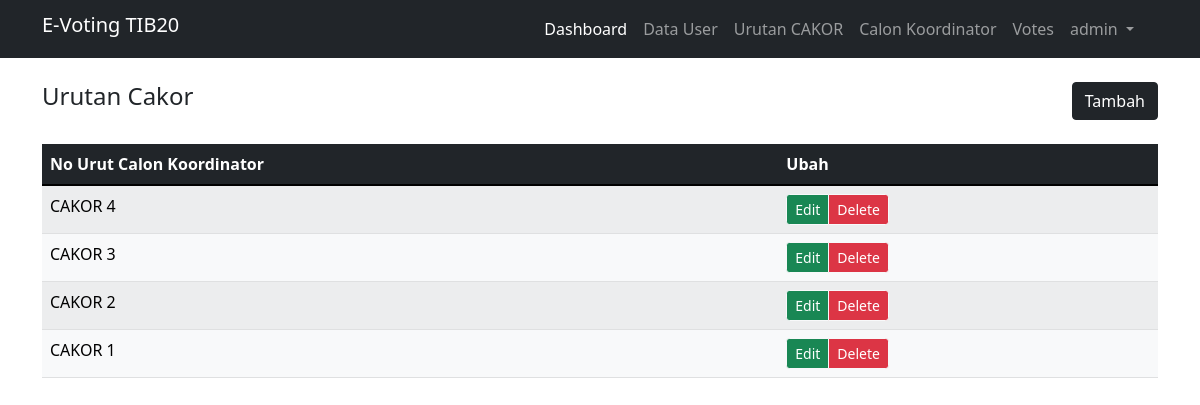
The app's page /EvotingKel7/back/index.php?page=cakor (signed in) with its own data.
### tables this page shows
CREATE TABLE `cakor` (
  `id_ckr` int(12) NOT NULL,
  `nu_ckr` varchar(50) NOT NULL
);

### EvotingKel7/back/cakor/index.php (the view, shortened to what this page needs)
<?php
        if($_SESSION['jns_usr'] == "admin"){
        ?>
<div class="row">
    <div class="col-md-12">
        <div class="d-flex justify-content-between">
            <h4>Urutan Cakor</h4>
            <a href="index.php?page=cakor_create" class="btn btn-dark">Tambah</a>
        </div>
        <br>
        <div class="table-responsive">
            <table class="table table-light table-striped">
                <thead>
                    <tr class="table-dark">
                        <th>No Urut Calon Koordinator</th>
                        <th>Ubah</th>
                    </tr>
                </thead>
                <tbody>
                    <?php
                        $query = mysqli_query($koneksi, "SELECT * FROM cakor ORDER BY nu_ckr DESC");
                        if (mysqli_num_rows($query) > 0) {
                            foreach ($query as $data){
                    ?>
                    <tr>
                        <td><?= $data['nu_ckr'] ?></td>
                        <td>
                            <div class="btn-group">
                                <a href="index.php?page=cakor_edit&id=<?= $data['id_ckr'] ?>"
                                    class="btn btn-sm btn-success border-light">Edit</a>
                                <a href="index.php?page=cakor_delete&id=<?= $data['id_ckr'] ?>"
                                    class="btn btn-sm btn-danger border-light"
                                    onclick="return confirm('Apakah anda yakin ingin menghapus data ini ?')">Delete</a>
                            </div>
                        </td>
                    </tr>
                    <?php
                            }
                        }
                    ?>
                </tbody>
            </table>
        </div>
    </div>
</div>
<?php
} else if($_SESSION['jns_usr'] == "mhs") {
    ?> <script>
window.location.href = 'index.php';
</script>
<?php
          }
           ?>

### records on screen
cakor: nu_ckr "CAKOR 4"
cakor: nu_ckr "CAKOR 3"
cakor: nu_ckr "CAKOR 2"
cakor: nu_ckr "CAKOR 1"

### other values on screen
$_SESSION['nm_usr'] "admin"
